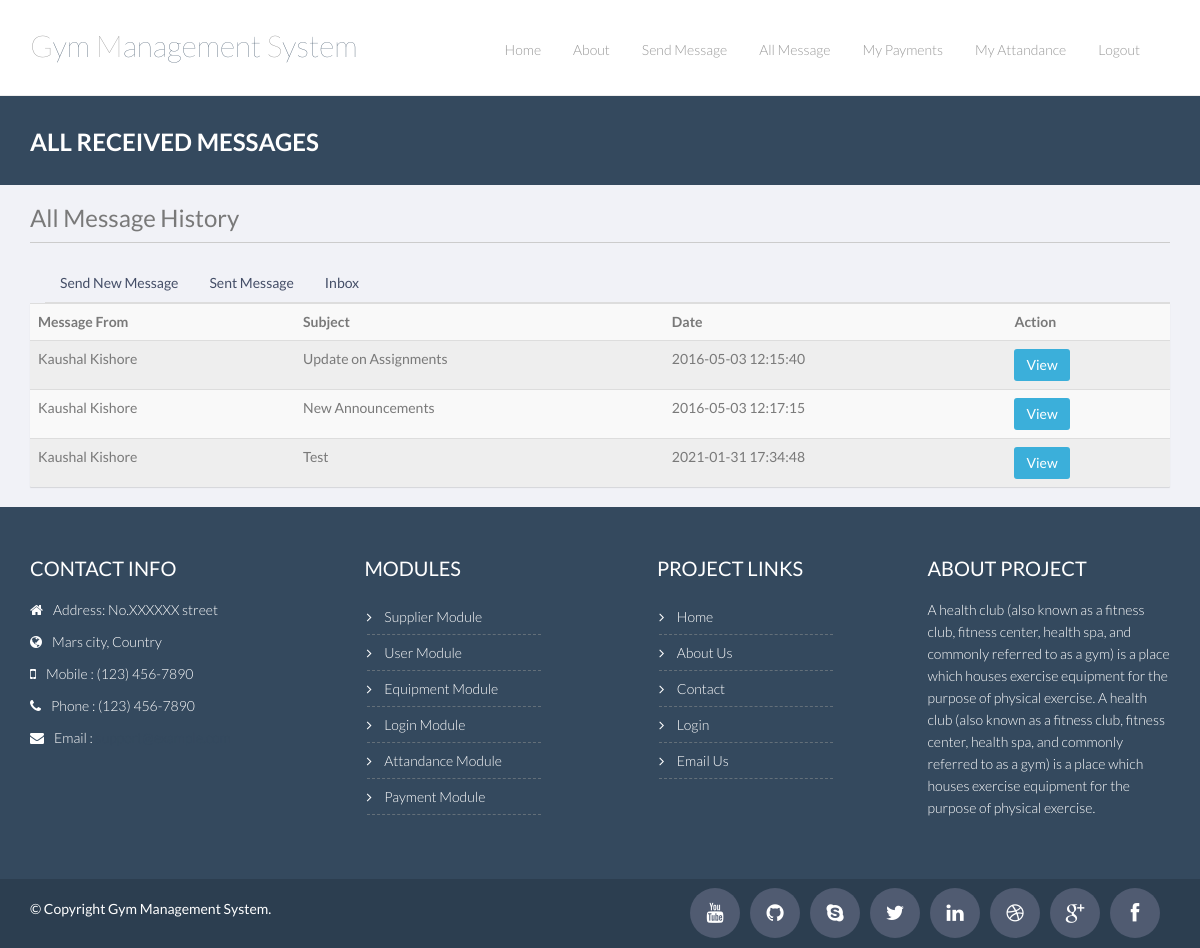
The app's page /gym_management_system/inbox-message.php (signed in) with its own data.
### tables this page shows
CREATE TABLE `message` (
  `message_id` int(11) NOT NULL,
  `message_sender_id` varchar(255) NOT NULL,
  `message_receiver_id` varchar(255) NOT NULL,
  `message_type` varchar(255) NOT NULL,
  `message_sender_type` varchar(255) NOT NULL,
  `message_date` timestamp NOT NULL DEFAULT CURRENT_TIMESTAMP,
  `message_subject` text NOT NULL,
  `message_content` text NOT NULL
);

CREATE TABLE `subscriber` (
  `subscriber_id` int(11) NOT NULL,
  `subscriber_name` varchar(255) NOT NULL,
  `subscriber_thesis` varchar(255) NOT NULL,
  `subscriber_age` varchar(255) NOT NULL,
  `subscriber_gender` varchar(255) NOT NULL,
  `subscriber_email` varchar(255) NOT NULL,
  `subscriber_password` varchar(255) NOT NULL,
  `subscriber_mobile` varchar(255) NOT NULL,
  `subscriber_package` varchar(255) NOT NULL,
  `subscriber_status` int(11) NOT NULL DEFAULT '1',
  `subscriber_image` varchar(255) NOT NULL
);

### gym_management_system/inbox-message.php (the view, shortened to what this page needs)
<?php
	include_once("includes/header.php");
	$SQL="SELECT * FROM message WHERE message_receiver_id = '".$_SESSION['user_details']['user_id']."' AND message_type = '".$_SESSION['user_details']['user_level_id']."'";
	$rs=mysqli_query($con,$SQL) or die(mysqli_error($con));
?>
 <div class="breadcrumbs">
        <div class="container">
            <div class="row">
                <div class="col-lg-4 col-sm-4">
                    <h1>All Received Messages</h1>
                </div>
            </div>
        </div>
    </div>
    <div class="registration-bg">
        <div class="container">
		<div style="text-align:left; clear:both; font-weight:bold; border-bottom:1px solid #cccccc; width:100%; margin-bottom:20px;"><h3>All Message History</h3></div>
		<?php include_once("includes/message_tabs.php"); ?>
			<form name="frm_message" action="lib/message.php" method="post">
			  <section class="panel">
				  <table class="table table-striped table-advance table-hover">
				   <tbody>
					  <tr>
					     <th>Message From</th>
						 <th>Subject</th>
						 <th>Date</th>
						 <th>Action</th>
					  </tr>
					  <?php
						while($data = mysqli_fetch_assoc($rs))
						{
							if($data['message_type'] == 3)
							{
								$SQL= "SELECT * FROM subscriber WHERE subscriber_id = '$data[message_receiver_id]'";
								$senderRs = mysqli_query($con,$SQL) or die(mysqli_error($con));
								$senderData = mysqli_fetch_assoc($senderRs);
								$name = $senderData['subscriber_name'];
							}
					  ?>
					  <tr>
						 <td><?=$name?></td>
						 <td><?=$data[message_subject]?></td>
						 <td><?=$data[message_date]?></td>
						 <td>
						  <div class="btn-group">
						  <a href="message-view.php?message_id=<?php echo $data[message_id] ?>" class="btn btn-primary">View</a>
						  </div>
						  </td>
					  </tr>
					  <?php } ?>
				   </tbody>
				</table>
			  </section>
			 </form>
			 </div>
     </div>
<?php include_once("includes/footer.php"); ?>

### gym_management_system/css/theme.css (style rules this page uses)
body { padding-top: 70px; padding-bottom: 30px; }

### gym_management_system/css/component.css (style rules this page uses)
body { position: relative; }

### gym_management_system/css/style.css (style rules this page uses)
body { color: #797979; font-family: 'Lato', sans-serif; padding: 0px !important; margin: 0px !important; font-size: 14px; }
a, a:hover, a:focus { text-decoration: none; outline: none; }
h1, h2, h3, h4, h5, h6 { font-family: 'Lato', sans-serif; }
a { color: #444e67 }
.breadcrumbs { background: #34495e; color: #fff; padding: 30px 0; margin-bottom: 40px; }
.breadcrumbs h1 { font-size: 24px; font-weight: 600; margin: 3px 0 0; text-transform: uppercase; }
.registration-bg { margin-top: -40px; background-color: #f1f2f7; }
.panel { z-index: 100; box-shadow: 0 1px 1px rgba(0,0,0,0.12); border-radius: 1px; -moz-border-radius: 1px; -webkit-border-radius: 1px; }
.btn { border-radius: 4px; -webkit-border-radius: 4px; -moz-border-radius: 4px; }
.btn { font-weight: 500; -webkit-border-radius: 3px; -moz-border-radius: 3px; border-radius: 3px; border: 1px solid transparent; }
.btn.btn-primary { background-color: #3bafda; border: none; -webkit-transition: all .3s ease; -moz-transition: all .3s ease; -ms-transition: all .3s ease; -o-transition: all .3s ease; transition: all .3s ease; }

### records on screen
message: subscriber.subscriber_name "Kaushal Kishore", message_subject "Update on Assignments", message_date "2016-05-03 12:15:40"
message: subscriber.subscriber_name "Kaushal Kishore", message_subject "New Announcements", message_date "2016-05-03 12:17:15"
message: subscriber.subscriber_name "Kaushal Kishore", message_subject "Test", message_date "2021-01-31 17:34:48"
